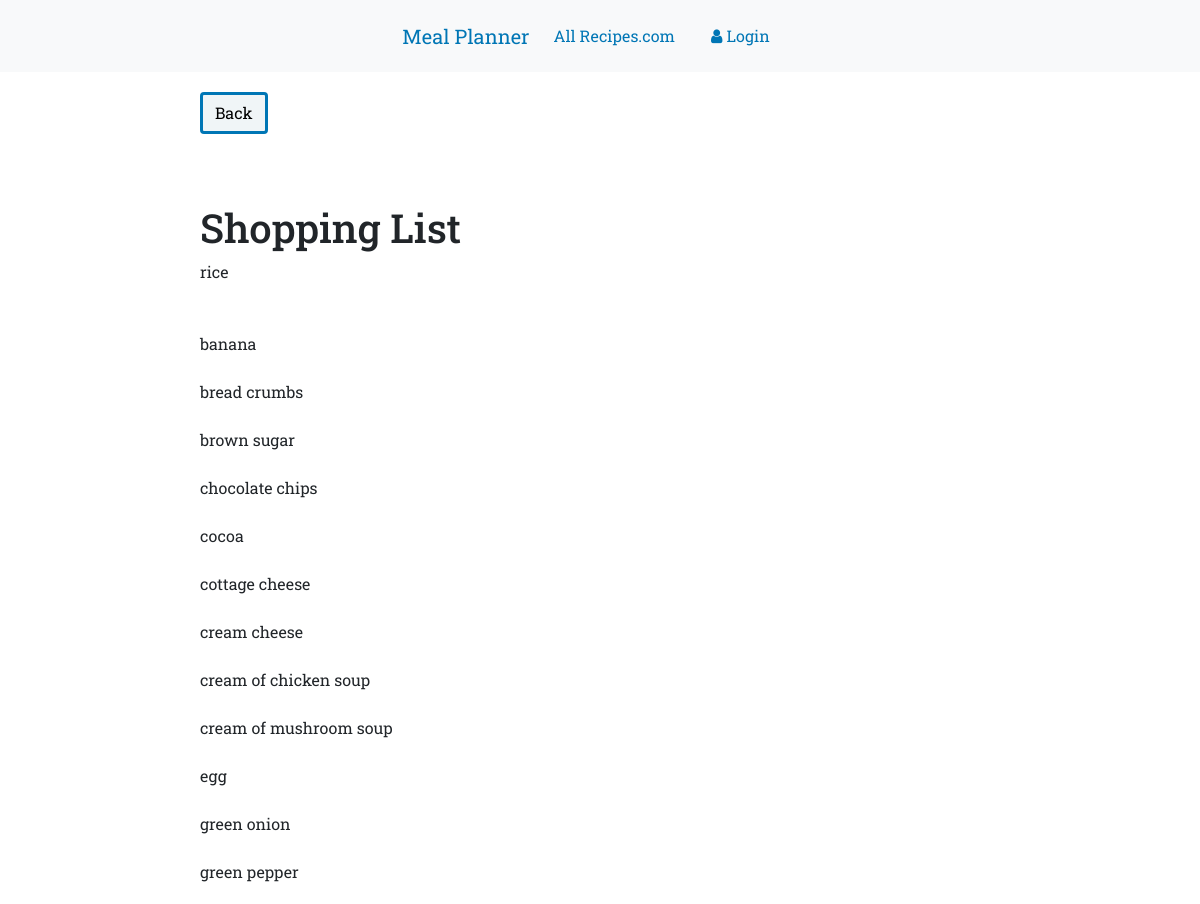
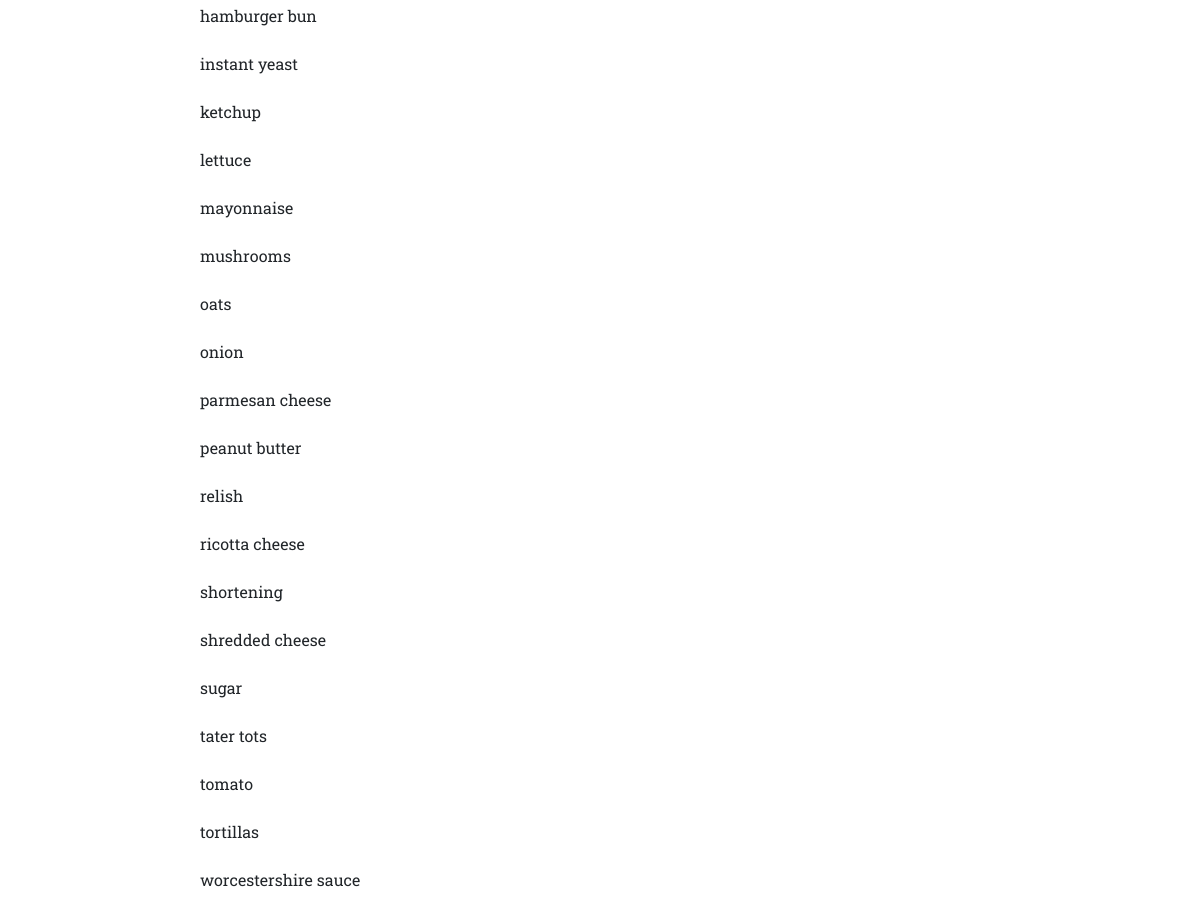
/shoppingList, run on the app's committed database (2 pictures, top to bottom).
### appFood/models.py (models this page shows, shortened)
class StorageItem(models.Model):
    PANTRY = 1
    FRIDGE = 2
    FREEZER = 3
    LOCALE = (
        (PANTRY, ('Room temp storage')),
        (FRIDGE, ('Fridge - cold storage')),
        (FREEZER, ('Freezer - really cold storage')),
    )
    item_name = models.CharField(max_length=250)
    storage_type = models.PositiveSmallIntegerField(choices = LOCALE, default = PANTRY,)
    container_type = models.CharField(max_length=50, default = 'null')
    quant_onHand = models.PositiveIntegerField(default=0)
    quant_amount = models.DecimalField(max_digits=5, decimal_places=2)
    item_count = models.PositiveIntegerField(default=0)
    class Meta:
        ordering = ['item_name']
    def __str__(self):
        return self.item_name

class Ingredient(models.Model):
    ingredient_name = models.CharField(max_length=250)
    measurement_units = models.CharField(max_length=50)
    measurement_quantity = models.CharField(max_length=50)
    recipe = models.ManyToManyField(Recipe, related_name='ingredients')
    class Meta:
        ordering = ['ingredient_name']

### appFood/views.py (the view)
# urls.py: path('shoppingList', views.getShoppingList, name='shopping_list'),
def getShoppingList(request):
    low_items_List_queryset = StorageItem.objects.filter(quant_onHand__lt=1)
    need_list_queryset = Ingredient.objects.exclude(ingredient_name__in=list(StorageItem.objects.all()))
    shoppingList = list(chain(low_items_List_queryset, need_list_queryset))
    return render(request, 'appFood/shopping_list.html', {'shoppingList': shoppingList})

### appFood/templates/appFood/shopping_list.html
{% extends "appFood/base.html" %}
{% block content %}
<div class="content">
  <a class='btn btn-primary' href="{% url 'storageitem_list' %}">Back</a>
</div>
<div class="content">
  <h1>Shopping List</h1>
  {% for item in shoppingList %}
    {{item.item_name}}<br>
    {{item.ingredient_name}}<br>
  {% endfor %}
</div>
{% endblock %}

### appFood/templates/appFood/base.html (shortened to what this page needs)
<!DOCTYPE html>
{% load static %}
<html lang="en" dir="ltr">
  <head>
    <link href="https://cdn.jsdelivr.net/npm/bootstrap@5.0.0-beta1/dist/css/bootstrap.min.css" rel="stylesheet"
>
    <link rel="stylesheet" type="text/css" href="{% static 'css/food.css' %}">
    <link href="https://maxcdn.bootstrapcdn.com/font-awesome/4.7.0/css/font-awesome.min.css" rel="stylesheet">
  </head>
  <body class='loader'>
    <nav>
      <div class="navbar navbar-expand-lg bg-light techfont">
        <div class="navbar">
          <div class="navbar-nav align-items-center">
            <a class="navbar-brand bigbrand" href="{% url 'home' %}">Meal Planner</a>
            <a class="nav-item nav-link" href="https://www.allrecipes.com/recipes/">All Recipes.com</a>
          <div class="navbar-nav align-items-center ml-auto">
            {% if user.is_authenticated %}
              <a class="nav-item nav-link" href="{% url 'calendar' %}">Calendar</a>
              <a class="nav-item nav-link" href="{% url 'storageitem_list' %}">Pantry</a>
              <a class="nav-item nav-link" href="{% url 'recipe_list' %}">Recipes</a>
              <a class='nav-item nav-link' href="{% url 'reports' %}">Reports</a>
              <a class="nav-item nav-link" href="{% url 'logout' %}">Log out</a>
              <a >Welcome: {{ user.username }}</a>
            {% else %}
              <a class="nav-item nav-link" href="{% url 'login' %}" aria-label="Login">
                <span class="fa fa-user" aria-hidden="true"></span> Login</a>
            {% endif %}
          </div>
        </div>
      </div>
    </nav>
  {% block content %}
  {% endblock %}
  </body>
</html>

### appFood/static/css/food.css (style rules this page uses)
body { font-family: 'Roboto Slab', serif; }
.navbar { display: flex; align-items: center; justify-content: center; padding: 10; }
.nav-item { margin-right: 20px; }
.content { margin: 20px 200px 70px; }
.btn { outline: none; color: black; background-color: #f0f5f7; border: 3px solid #0076b5; box-shadow: 0 0 0 0; margin-right: 3px; }
a { color: #0076b5; }

### data on the page
StorageItem: item_name "rice"
Ingredient: ingredient_name "banana"
Ingredient: ingredient_name "bread crumbs"
Ingredient: ingredient_name "brown sugar"
Ingredient: ingredient_name "chocolate chips"
Ingredient: ingredient_name "cocoa"
Ingredient: ingredient_name "cottage cheese"
Ingredient: ingredient_name "cream cheese"
Ingredient: ingredient_name "cream of chicken soup"
Ingredient: ingredient_name "cream of mushroom soup"
Ingredient: ingredient_name "egg"
Ingredient: ingredient_name "green onion"
Ingredient: ingredient_name "green pepper"
Ingredient: ingredient_name "hamburger bun"
Ingredient: ingredient_name "instant yeast"
Ingredient: ingredient_name "ketchup"
Ingredient: ingredient_name "lettuce"
Ingredient: ingredient_name "mayonnaise"
Ingredient: ingredient_name "mushrooms"
Ingredient: ingredient_name "oats"
Ingredient: ingredient_name "onion"
Ingredient: ingredient_name "parmesan cheese"
Ingredient: ingredient_name "peanut butter"
Ingredient: ingredient_name "relish"
Ingredient: ingredient_name "ricotta cheese"
Ingredient: ingredient_name "shortening"
Ingredient: ingredient_name "shredded cheese"
Ingredient: ingredient_name "sugar"
Ingredient: ingredient_name "tater tots"
Ingredient: ingredient_name "tomato"
Ingredient: ingredient_name "tortillas"
Ingredient: ingredient_name "worcestershire sauce"
